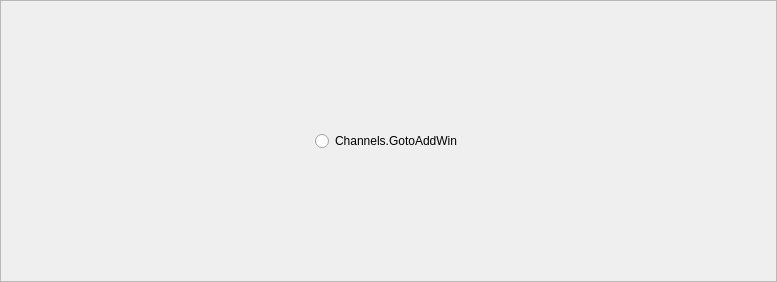
<?xml version="1.0" encoding="UTF-8"?>
<ui version="4.0">
 <class>ChannelsArea</class>
 <widget class="QFrame" name="ChannelsArea">
  <property name="geometry">
   <rect>
    <x>0</x>
    <y>0</y>
    <width>777</width>
    <height>282</height>
   </rect>
  </property>
  <property name="contextMenuPolicy">
   <enum>Qt::PreventContextMenu</enum>
  </property>
  <property name="windowTitle">
   <string>Frame</string>
  </property>
  <layout class="QHBoxLayout" name="horizontalLayout_4" stretch="1,50,1">
   <property name="spacing">
    <number>0</number>
   </property>
   <property name="leftMargin">
    <number>0</number>
   </property>
   <property name="topMargin">
    <number>0</number>
   </property>
   <property name="rightMargin">
    <number>0</number>
   </property>
   <property name="bottomMargin">
    <number>0</number>
   </property>
   <item>
    <widget class="QFrame" name="HeaderFrame">
     <property name="sizePolicy">
      <sizepolicy hsizetype="Maximum" vsizetype="Preferred">
       <horstretch>0</horstretch>
       <verstretch>0</verstretch>
      </sizepolicy>
     </property>
     <layout class="QHBoxLayout" name="HeaderLayout">
      <property name="spacing">
       <number>7</number>
      </property>
      <property name="leftMargin">
       <number>0</number>
      </property>
      <property name="topMargin">
       <number>0</number>
      </property>
      <property name="rightMargin">
       <number>0</number>
      </property>
      <property name="bottomMargin">
       <number>0</number>
      </property>
     </layout>
    </widget>
   </item>
   <item>
    <widget class="QFrame" name="MidFrame">
     <property name="sizePolicy">
      <sizepolicy hsizetype="Expanding" vsizetype="Expanding">
       <horstretch>0</horstretch>
       <verstretch>0</verstretch>
      </sizepolicy>
     </property>
     <layout class="QHBoxLayout" name="MidFrameLayout">
      <property name="spacing">
       <number>0</number>
      </property>
      <property name="leftMargin">
       <number>0</number>
      </property>
      <property name="topMargin">
       <number>0</number>
      </property>
      <property name="rightMargin">
       <number>0</number>
      </property>
      <property name="bottomMargin">
       <number>0</number>
      </property>
      <item>
       <widget class="QScrollArea" name="ChannelScrollArea">
        <property name="focusPolicy">
         <enum>Qt::NoFocus</enum>
        </property>
        <property name="frameShape">
         <enum>QFrame::NoFrame</enum>
        </property>
        <property name="verticalScrollBarPolicy">
         <enum>Qt::ScrollBarAlwaysOff</enum>
        </property>
        <property name="horizontalScrollBarPolicy">
         <enum>Qt::ScrollBarAlwaysOff</enum>
        </property>
        <property name="sizeAdjustPolicy">
         <enum>QAbstractScrollArea::AdjustToContents</enum>
        </property>
        <property name="widgetResizable">
         <bool>true</bool>
        </property>
        <property name="alignment">
         <set>Qt::AlignLeading|Qt::AlignLeft|Qt::AlignVCenter</set>
        </property>
        <widget class="QWidget" name="scrollAreaWidgetContents">
         <property name="geometry">
          <rect>
           <x>0</x>
           <y>0</y>
           <width>777</width>
           <height>282</height>
          </rect>
         </property>
         <property name="mouseTracking">
          <bool>false</bool>
         </property>
         <layout class="QHBoxLayout" name="horizontalLayout_5">
          <property name="spacing">
           <number>0</number>
          </property>
          <property name="leftMargin">
           <number>0</number>
          </property>
          <property name="topMargin">
           <number>0</number>
          </property>
          <property name="rightMargin">
           <number>0</number>
          </property>
          <property name="bottomMargin">
           <number>0</number>
          </property>
          <item>
           <widget class="QFrame" name="AddFrame">
            <property name="sizePolicy">
             <sizepolicy hsizetype="Preferred" vsizetype="Preferred">
              <horstretch>0</horstretch>
              <verstretch>0</verstretch>
             </sizepolicy>
            </property>
            <property name="frameShape">
             <enum>QFrame::NoFrame</enum>
            </property>
            <property name="frameShadow">
             <enum>QFrame::Raised</enum>
            </property>
            <layout class="QHBoxLayout" name="horizontalLayout">
             <property name="spacing">
              <number>0</number>
             </property>
             <property name="leftMargin">
              <number>0</number>
             </property>
             <property name="topMargin">
              <number>0</number>
             </property>
             <property name="rightMargin">
              <number>0</number>
             </property>
             <property name="bottomMargin">
              <number>0</number>
             </property>
            </layout>
           </widget>
          </item>
          <item>
           <widget class="QFrame" name="NormalDisFrame">
            <layout class="QHBoxLayout" name="NormalDisFrameLayout">
             <property name="spacing">
              <number>10</number>
             </property>
             <property name="leftMargin">
              <number>0</number>
             </property>
             <property name="topMargin">
              <number>0</number>
             </property>
             <property name="rightMargin">
              <number>0</number>
             </property>
             <property name="bottomMargin">
              <number>0</number>
             </property>
             <item>
              <widget class="QFrame" name="CapsulesFrame">
               <layout class="QHBoxLayout" name="CapusuleLayout">
                <property name="spacing">
                 <number>0</number>
                </property>
                <property name="leftMargin">
                 <number>0</number>
                </property>
                <property name="topMargin">
                 <number>0</number>
                </property>
                <property name="rightMargin">
                 <number>0</number>
                </property>
                <property name="bottomMargin">
                 <number>0</number>
                </property>
               </layout>
              </widget>
             </item>
            </layout>
           </widget>
          </item>
          <item>
           <widget class="QFrame" name="AddFrameInvisible">
            <property name="sizePolicy">
             <sizepolicy hsizetype="Preferred" vsizetype="Preferred">
              <horstretch>0</horstretch>
              <verstretch>0</verstretch>
             </sizepolicy>
            </property>
            <property name="frameShape">
             <enum>QFrame::StyledPanel</enum>
            </property>
            <property name="frameShadow">
             <enum>QFrame::Raised</enum>
            </property>
            <layout class="QHBoxLayout" name="horizontalLayout_2">
             <property name="spacing">
              <number>10</number>
             </property>
             <property name="leftMargin">
              <number>0</number>
             </property>
             <property name="topMargin">
              <number>0</number>
             </property>
             <property name="rightMargin">
              <number>0</number>
             </property>
             <property name="bottomMargin">
              <number>0</number>
             </property>
             <item>
              <spacer name="horizontalSpacer">
               <property name="orientation">
                <enum>Qt::Horizontal</enum>
               </property>
               <property name="sizeHint" stdset="0">
                <size>
                 <width>40</width>
                 <height>20</height>
                </size>
               </property>
              </spacer>
             </item>
             <item>
              <widget class="QRadioButton" name="GotoAddWinButton">
               <property name="sizePolicy">
                <sizepolicy hsizetype="Preferred" vsizetype="Preferred">
                 <horstretch>0</horstretch>
                 <verstretch>0</verstretch>
                </sizepolicy>
               </property>
               <property name="text">
                <string>Channels.GotoAddWin</string>
               </property>
              </widget>
             </item>
             <item>
              <spacer name="horizontalSpacer_2">
               <property name="orientation">
                <enum>Qt::Horizontal</enum>
               </property>
               <property name="sizeHint" stdset="0">
                <size>
                 <width>40</width>
                 <height>20</height>
                </size>
               </property>
              </spacer>
             </item>
            </layout>
           </widget>
          </item>
         </layout>
        </widget>
       </widget>
      </item>
     </layout>
    </widget>
   </item>
   <item>
    <widget class="QFrame" name="TailFrame">
     <property name="sizePolicy">
      <sizepolicy hsizetype="Maximum" vsizetype="Preferred">
       <horstretch>0</horstretch>
       <verstretch>0</verstretch>
      </sizepolicy>
     </property>
     <layout class="QHBoxLayout" name="TailLayout">
      <property name="spacing">
       <number>0</number>
      </property>
      <property name="leftMargin">
       <number>0</number>
      </property>
      <property name="topMargin">
       <number>0</number>
      </property>
      <property name="rightMargin">
       <number>0</number>
      </property>
      <property name="bottomMargin">
       <number>0</number>
      </property>
     </layout>
    </widget>
   </item>
  </layout>
 </widget>
 <resources/>
 <connections/>
</ui>
